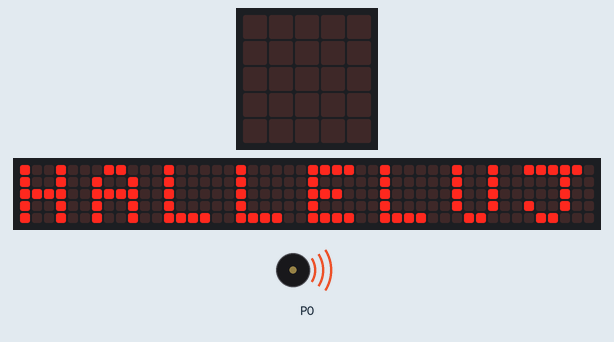
This program was run on a simulated BBC micro:bit (MakeCode). On the bench: the board's 5×5 LED display, a strip that is not on the board, showing the scrolling text unrolled, buzzer (waves = sounding). The 48×5 strip is a reading aid, not a part: it shows the text the display is scrolling, unrolled, one strip-width of it at a time.

Above: at 0.07 s.
At 2.06 s:
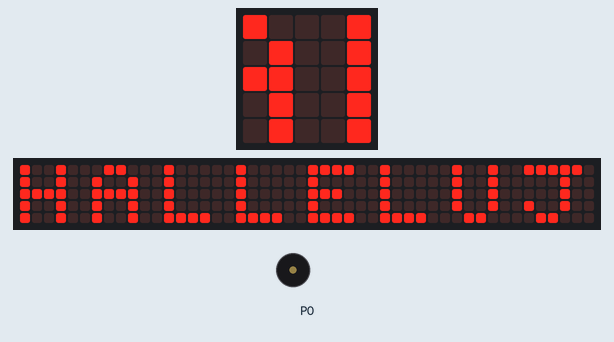
At 5.92 s:
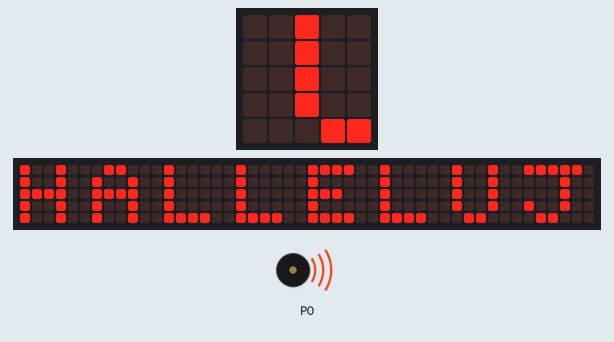
At 9.67 s:
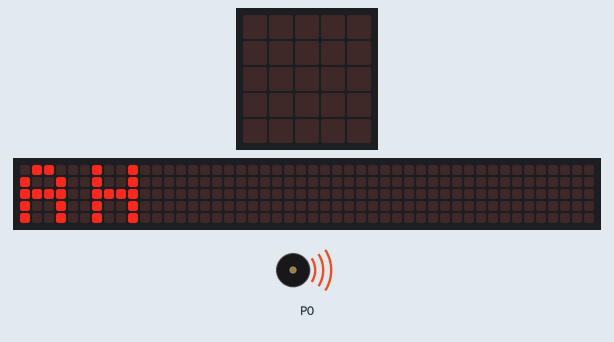
Timing chart, 0 to 40.0 s (numbered marks = the images above):
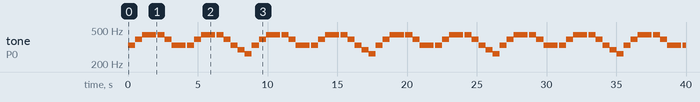

The program:

song.py
```python
def on_forever():
    while True:
        music.play_tone(330, music.beat(BeatFraction.WHOLE))
        music.play_tone(392, music.beat(BeatFraction.WHOLE))
        music.play_tone(440, music.beat(BeatFraction.WHOLE))
        music.play_tone(440, music.beat(BeatFraction.WHOLE))
        basic.pause(100)
        music.play_tone(440, music.beat(BeatFraction.WHOLE))
        music.play_tone(392, music.beat(BeatFraction.WHOLE))
        music.play_tone(330, music.beat(BeatFraction.WHOLE))
        music.play_tone(330, music.beat(BeatFraction.WHOLE))
        basic.pause(100)
        music.play_tone(330, music.beat(BeatFraction.WHOLE))
        music.play_tone(392, music.beat(BeatFraction.WHOLE))
        music.play_tone(440, music.beat(BeatFraction.WHOLE))
        music.play_tone(440, music.beat(BeatFraction.WHOLE))
        basic.pause(100)
        music.play_tone(440, music.beat(BeatFraction.WHOLE))
        music.play_tone(392, music.beat(BeatFraction.WHOLE))
        music.play_tone(330, music.beat(BeatFraction.WHOLE))
        music.play_tone(294, music.beat(BeatFraction.WHOLE))
        music.play_tone(262, music.beat(BeatFraction.WHOLE))
basic.forever(on_forever)
def on_in_background():
    basic.show_string("HALLELUJAH")
control.in_background(on_in_background)
```

Measured:
- by itself, tone on P0: repeats every 8.9 s: 392 Hz 0.51 s, 440 Hz 1.0 s, silent 0.11 s, 440 Hz 0.51 s, 392 Hz 0.51 s, 330 Hz 1.0 s, silent 0.11 s, 330 Hz 0.51 s, 392 Hz 0.51 s, 440 Hz 1.0 s, silent 0.11 s, 440 Hz 0.51 s, 392 Hz 0.51 s, 330 Hz 0.51 s, 294 Hz 0.51 s, 262 Hz 0.51 s, 330 Hz 0.51 s
- what the display in image 3 shows lasts 0.4 s, from 9.5 s to 9.9 s
